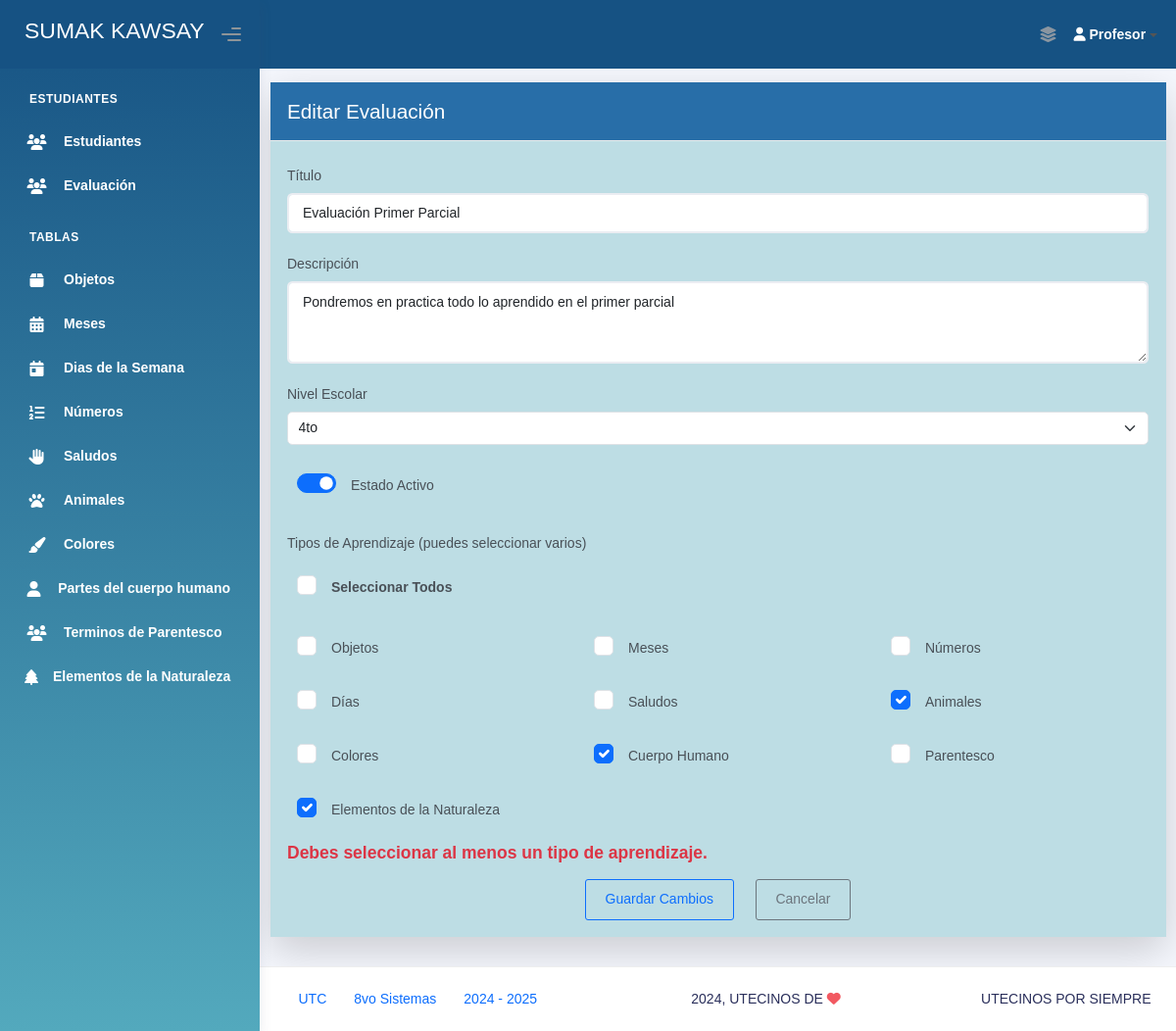
/evaluacion/editar/1/, run on the app's committed database.
### Aplicaciones/Modulos/models.py (models this page shows, shortened)
class Evaluacion(models.Model):
    titulo_eva = models.CharField(max_length=200)
    descripcion_eva = models.TextField()
    nivel_escolar_eva = models.CharField(max_length=50, blank=True, null=True)
    estado_eva = models.BooleanField(default=True)
    tipo_aprendizaje_eva = models.TextField()
    fecha_creacion_eva = models.DateTimeField(auto_now_add=True)
    fecha_actualizacion_eva = models.DateTimeField(auto_now=True)

### Aplicaciones/Modulos/views.py (the view, shortened to what this page needs)
# urls.py: path('evaluacion/editar/<int:id>/', views.editar_evaluacion, name='editar_evaluacion'),
def editar_evaluacion(request, id):
    evaluacion = get_object_or_404(Evaluacion, id=id)
    error_titulo = None
    evaluacion.tipos_lista = [t.strip() for t in evaluacion.tipo_aprendizaje_eva.split(",")] if evaluacion.tipo_aprendizaje_eva else []
    return render(request, "Administrador/Evaluaciones/Cuarto/editar_evaluacion.html", {
        "evaluacion": evaluacion,
        "tipos_aprendizaje": TIPOS_APRENDIZAJE,
        "error_titulo": error_titulo
    })

### Aplicaciones/Modulos/templates/Administrador/Evaluaciones/Cuarto/editar_evaluacion.html (shortened to what this page needs)
{% extends 'plantillaAdmin.html' %}
{% load static %}
{% block body %}
<br><br>
<div class="container mt-5">
    <div class="card shadow-lg">
        <div class="card-header text-white" style="background-color: #286ea8;">
            <h4 class="mb-0">Editar Evaluación</h4>
        </div>
        <div class="card-body Mensaje-error" style="background-color: #bddde4">
            <form method="post" id="frm_evaluacion">
                <div class="mb-3">
                    <label class="form-label">Título</label>
                    <input type="text" name="titulo_eva" id="titulo_eva" class="form-control"
                        value="{{ evaluacion.titulo_eva }}" required>
                </div>
                <div class="mb-3">
                    <label class="form-label">Descripción</label>
                    <textarea name="descripcion_eva" id="descripcion_eva" class="form-control" rows="3"
                        required>{{ evaluacion.descripcion_eva }}</textarea>
                </div>
                <div class="mb-3">
                    <label class="form-label">Nivel Escolar</label>
                    <select name="nivel_escolar_eva" id="nivel_escolar_eva" class="form-select" required>
                        <option value="4to" {% if evaluacion.nivel_escolar_eva == "4to" %}selected{% endif %}>4to</option>
                    </select>
                </div>
                <div class="form-check form-switch mb-3">
                    <input class="form-check-input" type="checkbox" name="estado_eva" id="estadoCheck"
                        {% if evaluacion.estado_eva %}checked{% endif %}>
                    <label class="form-check-label" for="estadoCheck">Estado Activo</label>
                </div>
                <div class="mb-3">
                    <label class="form-label">Tipos de Aprendizaje (puedes seleccionar varios)</label>
                    <div class="form-check mb-2">
                        <input type="checkbox" class="form-check-input" id="selectAll">
                        <label class="form-check-label fw-bold" for="selectAll">Seleccionar Todos</label>
                    </div>
                    <div class="row" id="checkbox-group">
                        {% for valor, texto in tipos_aprendizaje %}
                        <div class="col-md-4">
                            <div class="form-check">
                                <input type="checkbox" class="form-check-input tipo-check"
                                    name="tipo_aprendizaje_eva"
                                    value="{{ valor }}"
                                    id="check_{{ valor }}"
                                    {% if valor in evaluacion.tipos_lista %}checked{% endif %}>
                                <label class="form-check-label" for="check_{{ valor }}">{{ texto }}</label>
                            </div>
                        </div>
                        {% endfor %}
                    </div>
                    <div id="errorTipos" class="invalid-feedback d-block" style="display: none;">
                        Debes seleccionar al menos un tipo de aprendizaje.
                    </div>
                </div>
                <div class="text-end text-center">
                    <button type="submit" class="btn btn-outline-primary">Guardar Cambios</button>
                    <a class="btn btn-outline-secondary" href="{% url 'lista_evaluaciones' %}"> Cancelar</a>
                </div>
            </form>
        </div>
    </div>
</div>
{% endblock %}

### Aplicaciones/Modulos/templates/plantillaAdmin.html (style rules this page uses)
.Mensaje-error { color: red; font-size: 20px; font-weight: bold; }

### data on the page
Evaluacion: titulo_eva "Evaluación Primer Parcial", descripcion_eva "Pondremos en practica todo lo aprendido en el primer parcial", nivel_escolar_eva "4to", estado_eva "☑", tipo_aprendizaje_eva "☑" "☑" "☑"

### other printed values
{{ texto }} "Objetos" "Meses" "Números" "Días" "Saludos" "Animales" "Colores" "Cuerpo Humano" "Parentesco" "Elementos de la Naturaleza"
